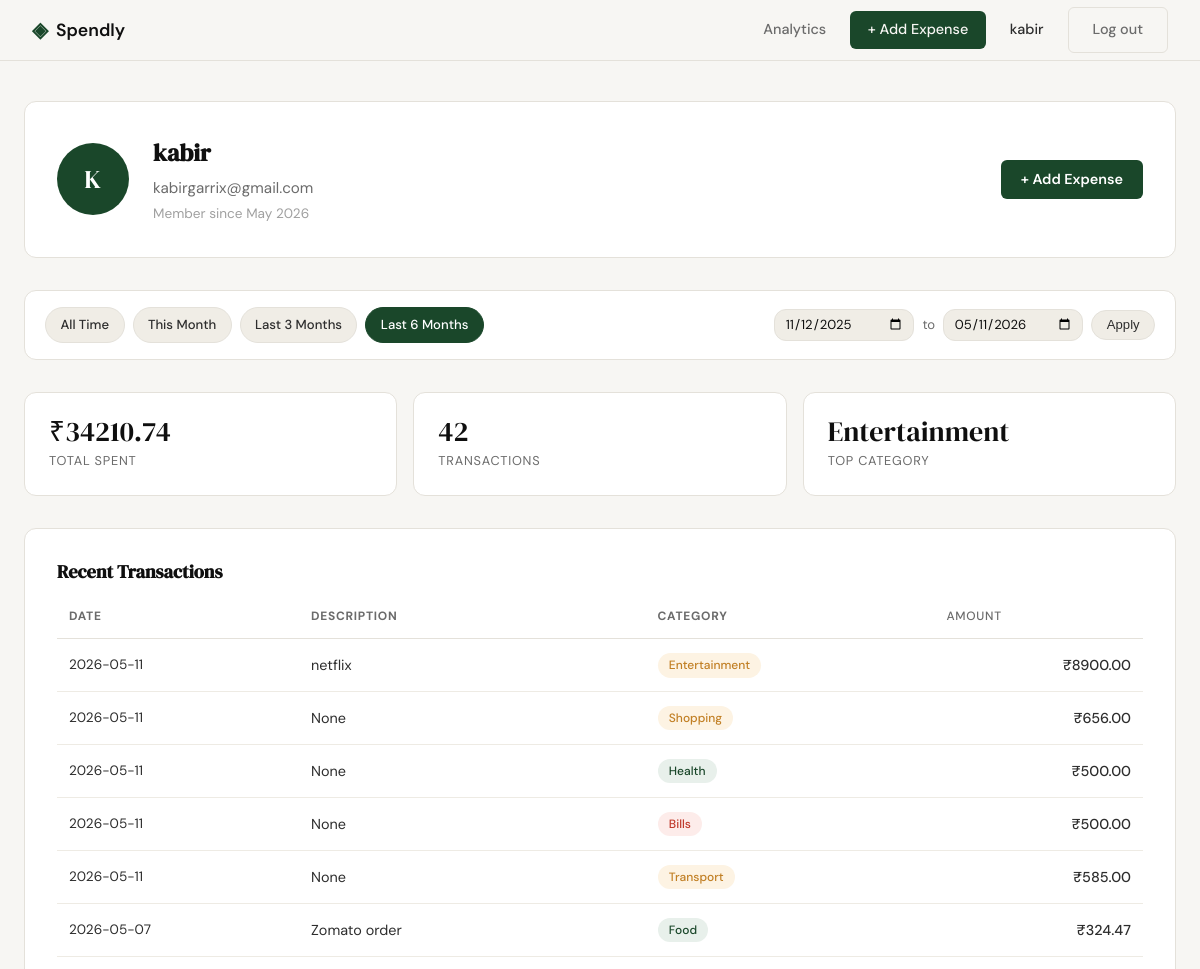
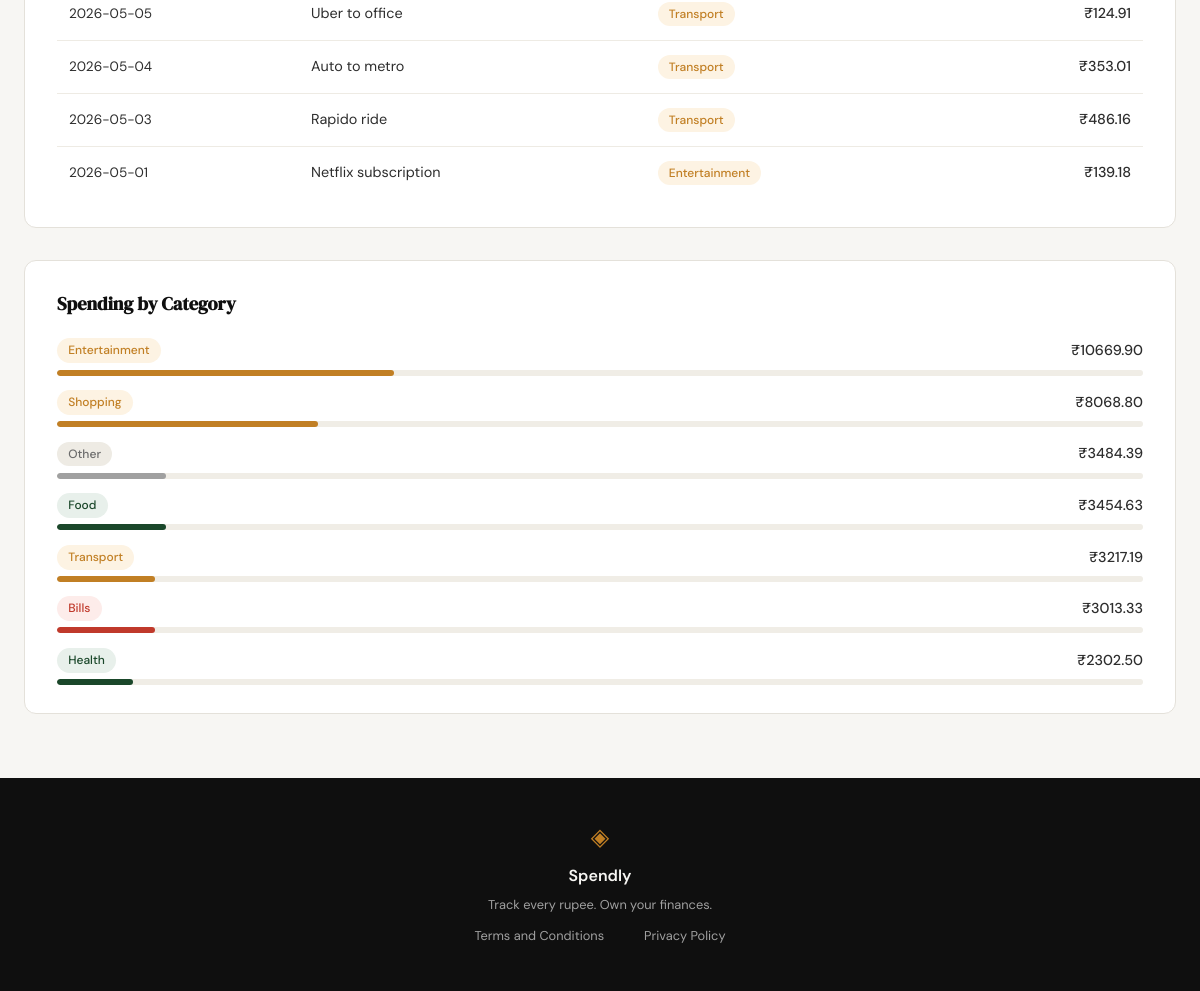
/profile?date_from=2025-11-12&date_to=2026-05-11 (signed in), run on the app's committed database (2 pictures, top to bottom).
### tables this page shows
CREATE TABLE users (
            id            INTEGER PRIMARY KEY AUTOINCREMENT,
            name          TEXT    NOT NULL,
            email         TEXT    UNIQUE NOT NULL,
            password_hash TEXT    NOT NULL,
            created_at    TEXT    DEFAULT (datetime('now'))
        );

CREATE TABLE expenses (
            id          INTEGER PRIMARY KEY AUTOINCREMENT,
            user_id     INTEGER NOT NULL REFERENCES users(id),
            amount      REAL    NOT NULL,
            category    TEXT    NOT NULL,
            date        TEXT    NOT NULL,
            description TEXT,
            created_at  TEXT    DEFAULT (datetime('now'))
        );

### app.py (the view)
@app.route("/profile")
def profile():
    if not session.get("user_id"):
        return redirect(url_for("login"))
    name = session.get("user_name", "")
    initials = "".join(part[0].upper() for part in name.split() if part)[:2]
    db_user = get_user_by_id(session["user_id"])
    user = {
        "name": name,
        "email": session.get("user_email", ""),
        "member_since": db_user["member_since"] if db_user else "",
        "initials": initials,
    }
    raw_from = request.args.get("date_from", "").strip()
    raw_to = request.args.get("date_to", "").strip()
    date_from = date_to = None
    try:
        if raw_from:
            datetime.datetime.strptime(raw_from, "%Y-%m-%d")
            date_from = raw_from
        if raw_to:
            datetime.datetime.strptime(raw_to, "%Y-%m-%d")
            date_to = raw_to
    except ValueError:
        date_from = date_to = None
    if date_from and date_to and date_from > date_to:
        flash("Start date must be before end date.")
        date_from = date_to = None
    today = datetime.date.today()
    presets = {
        "this_month": (today.replace(day=1).isoformat(), today.isoformat()),
        "last_3_months": ((today - datetime.timedelta(days=90)).isoformat(), today.isoformat()),
        "last_6_months": ((today - datetime.timedelta(days=180)).isoformat(), today.isoformat()),
    }
    active_preset = "all_time"
    if date_from and date_to:
        active_preset = "custom"
        for preset_key, (pf, pt) in presets.items():
            if date_from == pf and date_to == pt:
                active_preset = preset_key
                break
    stats = get_summary_stats(session["user_id"], date_from, date_to)
    transactions = get_recent_transactions(session["user_id"], date_from=date_from, date_to=date_to)
    categories = get_category_breakdown(session["user_id"], date_from, date_to)
    return render_template("profile.html", user=user, stats=stats,
                           transactions=transactions, categories=categories,
                           date_from=date_from, date_to=date_to,
                           presets=presets, active_preset=active_preset)

### database/db.py (called while the page is built)
def get_db():
    if 'db' not in g:
        db_path = current_app.config.get('DATABASE', 'spendly.db')
        g.db = sqlite3.connect(db_path)
        g.db.row_factory = sqlite3.Row
        g.db.execute('PRAGMA foreign_keys = ON')
    return g.db

### database/queries.py (called while the page is built)
def get_user_by_id(user_id):
    row = get_db().execute('SELECT * FROM users WHERE id = ?', (user_id,)).fetchone()
    if row is None:
        return None
    try:
        member_since = datetime.strptime(row["created_at"][:10], "%Y-%m-%d").strftime("%B %Y")
    except (ValueError, TypeError):
        member_since = row["created_at"]
    return {"name": row["name"], "email": row["email"], "member_since": member_since}

def get_recent_transactions(user_id, limit=10, date_from=None, date_to=None):
    use_date = date_from and date_to
    date_clause = " AND date BETWEEN ? AND ?" if use_date else ""
    params = [user_id] + ([date_from, date_to] if use_date else []) + [limit]
    rows = get_db().execute(
        'SELECT date, description, category, amount FROM expenses '
        'WHERE user_id = ?' + date_clause + ' ORDER BY date DESC LIMIT ?',
        params
    ).fetchall()
    return [dict(r) for r in rows]

def get_summary_stats(user_id, date_from=None, date_to=None):
    db = get_db()
    use_date = date_from and date_to
    date_clause = " AND date BETWEEN ? AND ?" if use_date else ""
    params = (user_id, date_from, date_to) if use_date else (user_id,)
    row = db.execute(
        'SELECT COALESCE(SUM(amount), 0) AS total_spent, COUNT(*) AS transaction_count '
        'FROM expenses WHERE user_id = ?' + date_clause,
        params
    ).fetchone()
    top = db.execute(
        'SELECT category FROM expenses WHERE user_id = ?' + date_clause +
        ' GROUP BY category ORDER BY SUM(amount) DESC LIMIT 1',
        params
    ).fetchone()
    return {
        "total_spent": row["total_spent"],
        "transaction_count": row["transaction_count"],
        "top_category": top["category"] if top else "—",
    }

### templates/profile.html (shortened to what this page needs)
{% extends "base.html" %}
{% block head %}
    <link rel="stylesheet" href="{{ url_for('static', filename='css/profile.css') }}">
{% endblock %}
{% block content %}
<div class="profile-container">
    <div class="profile-header">
        <div class="avatar">{{ user.initials }}</div>
        <div class="profile-meta">
            <h1 class="profile-name">{{ user.name }}</h1>
            <p class="profile-email">{{ user.email }}</p>
            <p class="profile-since">Member since {{ user.member_since }}</p>
        </div>
        <a href="{{ url_for('add_expense') }}" class="btn-add-expense profile-add-btn">+ Add Expense</a>
    </div>
    <div class="filter-bar">
        <div class="filter-presets">
            <a href="{{ url_for('profile') }}"
               class="filter-btn{% if active_preset == 'all_time' %} filter-btn--active{% endif %}">All Time</a>
            <a href="{{ url_for('profile', date_from=presets.this_month[0], date_to=presets.this_month[1]) }}"
               class="filter-btn{% if active_preset == 'this_month' %} filter-btn--active{% endif %}">This Month</a>
            <a href="{{ url_for('profile', date_from=presets.last_3_months[0], date_to=presets.last_3_months[1]) }}"
               class="filter-btn{% if active_preset == 'last_3_months' %} filter-btn--active{% endif %}">Last 3 Months</a>
            <a href="{{ url_for('profile', date_from=presets.last_6_months[0], date_to=presets.last_6_months[1]) }}"
               class="filter-btn{% if active_preset == 'last_6_months' %} filter-btn--active{% endif %}">Last 6 Months</a>
        </div>
        <form class="filter-custom" method="get" action="{{ url_for('profile') }}">
            <input type="date" name="date_from" value="{{ date_from or '' }}">
            <span class="filter-sep">to</span>
            <input type="date" name="date_to" value="{{ date_to or '' }}">
            <button type="submit" class="filter-btn">Apply</button>
        </form>
    </div>
    <div class="stats-row">
        <div class="stat-card">
            <span class="stat-value">₹{{ "%.2f"|format(stats.total_spent) }}</span>
            <span class="stat-label">Total Spent</span>
        </div>
        <div class="stat-card">
            <span class="stat-value">{{ stats.transaction_count }}</span>
            <span class="stat-label">Transactions</span>
        </div>
        <div class="stat-card">
            <span class="stat-value">{{ stats.top_category }}</span>
            <span class="stat-label">Top Category</span>
        </div>
    </div>
    <section class="profile-section">
        <h2 class="section-title">Recent Transactions</h2>
        <div class="table-wrapper">
            <table class="transactions-table">
                <thead>
                    <tr>
                        <th>Date</th>
                        <th>Description</th>
                        <th>Category</th>
                        <th class="col-amount">Amount</th>
                    </tr>
                </thead>
                <tbody>
                    {% if transactions %}
                    {% for tx in transactions %}
                    <tr>
                        <td class="col-date">{{ tx.date }}</td>
                        <td>{{ tx.description }}</td>
                        <td><span class="badge badge-{{ tx.category|lower }}">{{ tx.category }}</span></td>
                        <td class="col-amount">₹{{ "%.2f"|format(tx.amount) }}</td>
                    </tr>
                    {% endfor %}
                    {% else %}
                    <tr><td colspan="4" class="empty-state">No transactions found for this period.</td></tr>
                    {% endif %}
                </tbody>
            </table>
        </div>
    </section>
    <section class="profile-section">
        <h2 class="section-title">Spending by Category</h2>
        {% if categories %}
        <ul class="category-list">
            {% for cat in categories %}
            <li class="category-row">
                <div class="category-info">
                    <span class="badge badge-{{ cat.name|lower }}">{{ cat.name }}</span>
                    <span class="category-total">₹{{ "%.2f"|format(cat.total) }}</span>
                </div>
                <div class="progress-bar-track">
                    <div class="progress-bar-fill badge-{{ cat.name|lower }}" style="--pct: {{ cat.percentage }}%"></div>
                </div>
            </li>
            {% endfor %}
        </ul>
        {% else %}
        <p class="empty-state">No spending data for this period.</p>
        {% endif %}
    </section>
</div>
{% endblock %}

### templates/base.html (shortened to what this page needs)
<!DOCTYPE html>
<html lang="en">
<head>
    <link rel="stylesheet" href="{{ url_for('static', filename='css/style.css') }}">
    {% block head %}{% endblock %}
</head>
<body>
    <nav class="navbar">
        <div class="nav-inner">
            <a href="{{ url_for('landing') }}" class="nav-brand">
                <span class="brand-icon">◈</span>
                <span class="brand-name">Spendly</span>
            </a>
            <div class="nav-links">
                {% if session.get("user_id") %}
                    <a href="{{ url_for('analytics') }}" class="{% if request.endpoint == 'analytics' %}nav-active{% endif %}">Analytics</a>
                    <a href="{{ url_for('add_expense') }}" class="nav-add-btn">+ Add Expense</a>
                    <span class="nav-username">{{ session.get("user_name") }}</span>
                    <a href="{{ url_for('logout') }}" class="btn-ghost">Log out</a>
                {% else %}
                    <a href="{{ url_for('login') }}">Sign in</a>
                    <a href="{{ url_for('register') }}" class="nav-cta">Get started</a>
                {% endif %}
            </div>
        </div>
    </nav>
    <main class="main-content">
        {% block content %}{% endblock %}
    </main>
    <footer class="footer">
        <div class="footer-inner">
            <span class="brand-icon">◈</span>
            <span class="footer-name">Spendly</span>
            <p class="footer-copy">Track every rupee. Own your finances.</p>
            <div class="footer-links">
                <a href="/terms">Terms and Conditions</a><br>
                <a href="/privacy">Privacy Policy</a>
            </div>
        </div>
    </footer>
</body>
</html>

### static/css/style.css (style rules this page uses)
:root { --ink: #0f0f0f; --ink-soft: #2d2d2d; --ink-muted: #6b6b6b; --ink-faint: #a0a0a0; --paper: #f7f6f3; --paper-warm: #f0ede6; --paper-card: #ffffff; --accent: #1a472a; --accent-light: #e8f0eb; --accent-2: #c17f24; --accent-2-light: #fdf3e3; --danger: #c0392b; --danger-light: #fdecea; --border: #e4e1da; --border-soft: #eeebe4; --font-display: 'DM Serif Display', Georgia, serif; --font-body: 'DM Sans', system-ui, sans-serif; --max-width: 1200px; --auth-width: 440px; --radius-sm: 6px; --radius-md: 12px; --radius-lg: 20px; }
*, *::before, *::after { box-sizing: border-box; margin: 0; padding: 0; }
html { font-size: 16px; scroll-behavior: smooth; }
body { background: var(--paper); color: var(--ink); font-family: var(--font-body); font-size: 1rem; line-height: 1.6; -webkit-font-smoothing: antialiased; }
a { color: inherit; text-decoration: none; }
.navbar { position: sticky; top: 0; z-index: 100; background: var(--paper); border-bottom: 1px solid var(--border); padding: 0 2rem; }
.nav-inner { max-width: var(--max-width); margin: 0 auto; height: 60px; display: flex; align-items: center; justify-content: space-between; }
.nav-brand { display: flex; align-items: center; gap: 0.5rem; font-family: var(--font-body); font-weight: 600; font-size: 1.1rem; color: var(--ink); }
.brand-icon { color: var(--accent); font-size: 1.3rem; }
.brand-name { color: var(--ink); }
.nav-links { display: flex; align-items: center; gap: 1.5rem; font-size: 0.9rem; font-weight: 500; }
.nav-links a { color: var(--ink-muted); transition: color 0.2s; }
.main-content { min-height: calc(100vh - 60px - 100px); }
.btn-ghost { display: inline-block; background: transparent; color: var(--ink-soft); padding: 0.65rem 1.5rem; border-radius: var(--radius-sm); font-size: 0.9rem; font-weight: 500; border: 1px solid var(--border); transition: all 0.2s; text-decoration: none; }
.footer { background: var(--ink); color: var(--paper); padding: 2.5rem 2rem; text-align: center; }
.footer-inner { display: flex; flex-direction: column; align-items: center; gap: 0.4rem; }
.footer .brand-icon { color: var(--accent-2); font-size: 1.5rem; }
.footer-name { font-weight: 600; font-size: 1rem; }
.footer-copy { font-size: 0.8rem; color: var(--ink-faint); }
.footer-links { display: flex; gap: 1.25rem; margin-top: 0.25rem; }
.footer-links a { font-size: 0.8rem; color: var(--ink-faint); transition: color 0.2s; }
.nav-add-btn { background: var(--accent) !important; color: var(--paper) !important; padding: 0.45rem 1.1rem; border-radius: var(--radius-sm); transition: background 0.2s !important; }

### data on the page
users: get "kabir", name "kabir", email "kabirgarrix@gmail.com"
expenses: date "2026-05-11", description "netflix", category "Entertainment", amount "8900.00"
expenses: date "2026-05-11", description "None", category "Shopping", amount "656.00"
expenses: date "2026-05-11", description "None", category "Health", amount "500.00"
expenses: date "2026-05-11", description "None", category "Bills", amount "500.00"
expenses: date "2026-05-11", description "None", category "Transport", amount "585.00"
expenses: date "2026-05-07", description "Zomato order", category "Food", amount "324.47"
expenses: date "2026-05-05", description "Uber to office", category "Transport", amount "124.91"
expenses: date "2026-05-04", description "Auto to metro", category "Transport", amount "353.01"
expenses: date "2026-05-03", description "Rapido ride", category "Transport", amount "486.16"
expenses: date "2026-05-01", description "Netflix subscription", category "Entertainment", amount "139.18"

### other printed values
{{ user.initials }} "K"
{{ user.member_since }} "May 2026"
{{ "%.2f"|format(stats.total_spent) }} "34210.74"
{{ stats.transaction_count }} "42"
{{ stats.top_category }} "Entertainment"
{{ cat.name }} "Entertainment" "Shopping" "Other" "Food" "Transport" "Bills" "Health"
{{ "%.2f"|format(cat.total) }} "10669.90" "8068.80" "3484.39" "3454.63" "3217.19" "3013.33" "2302.50"
